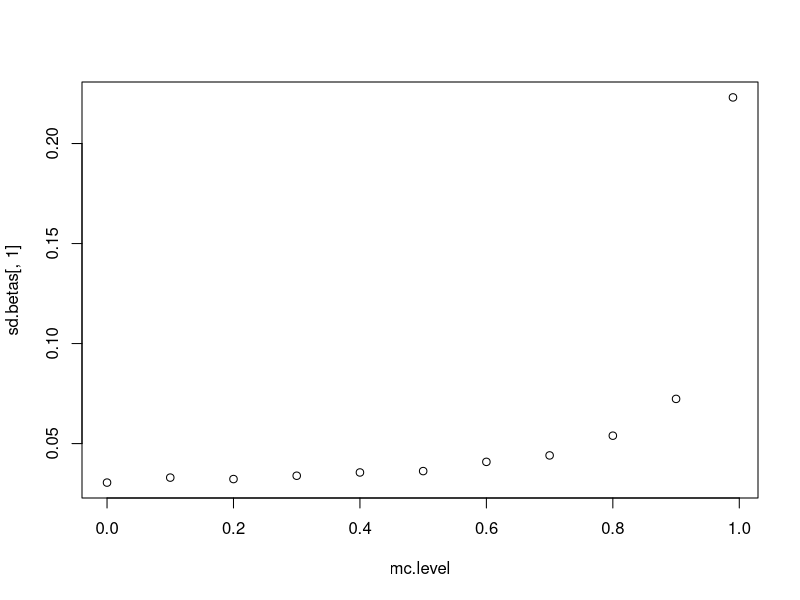

Source code (R):
library(mvtnorm)
set.seed(121402)
# number of reps 
reps <- 1000
# matrix to store estimates
par.est.mc <- matrix(NA, nrow = reps, ncol = 4)

# set true values
b0 <- 0.2 
b1 <- 0.5
b2 <- 0.75

# set sample size
n <- 1000

# Define levels of multicollinearity
mc.level <- c(0,0.1,0.2,0.3,0.4,0.5,0.6,0.7,0.8,0.9,0.99)
# Create matrix to store sd of estimates 
sd.betas <- matrix(NA, nrow = length(mc.level), ncol = 2)

# iterate over levels of multicollinearity
for (j in 1:length(mc.level)){
  X.corr <- matrix(c(1, mc.level[j], mc.level[j], 1), nrow = 2, ncol =2)
  X <- rmvnorm(n, mean = c(0,0), sigma = X.corr)
  X1 <- X[ ,1]
  X2 <- X[ ,2]
  
  for (i in 1:reps) {
    Y <- b0 + b1*X1 + b2*X2 + rnorm(n, 0,1)
    model <- lm(Y ~ X1 + X2)
    vcv <- vcov(model) 
    par.est.mc[i,1] <- model$coef[2]
    par.est.mc[i,2] <- model$coef[3]
    par.est.mc[i,3] <- sqrt(diag(vcv))[2]
    par.est.mc[i,4] <- sqrt(diag(vcv))[3]
  }
  sd.betas[j, ] <-c(sd(par.est.mc[,1]-b1), sd(par.est.mc[,1]))
  cat('Just completed correlation =', mc.level[j],
      '(', j,'of', length(mc.level), ')', '\n')
}

plot(mc.level, sd.betas[,1])
